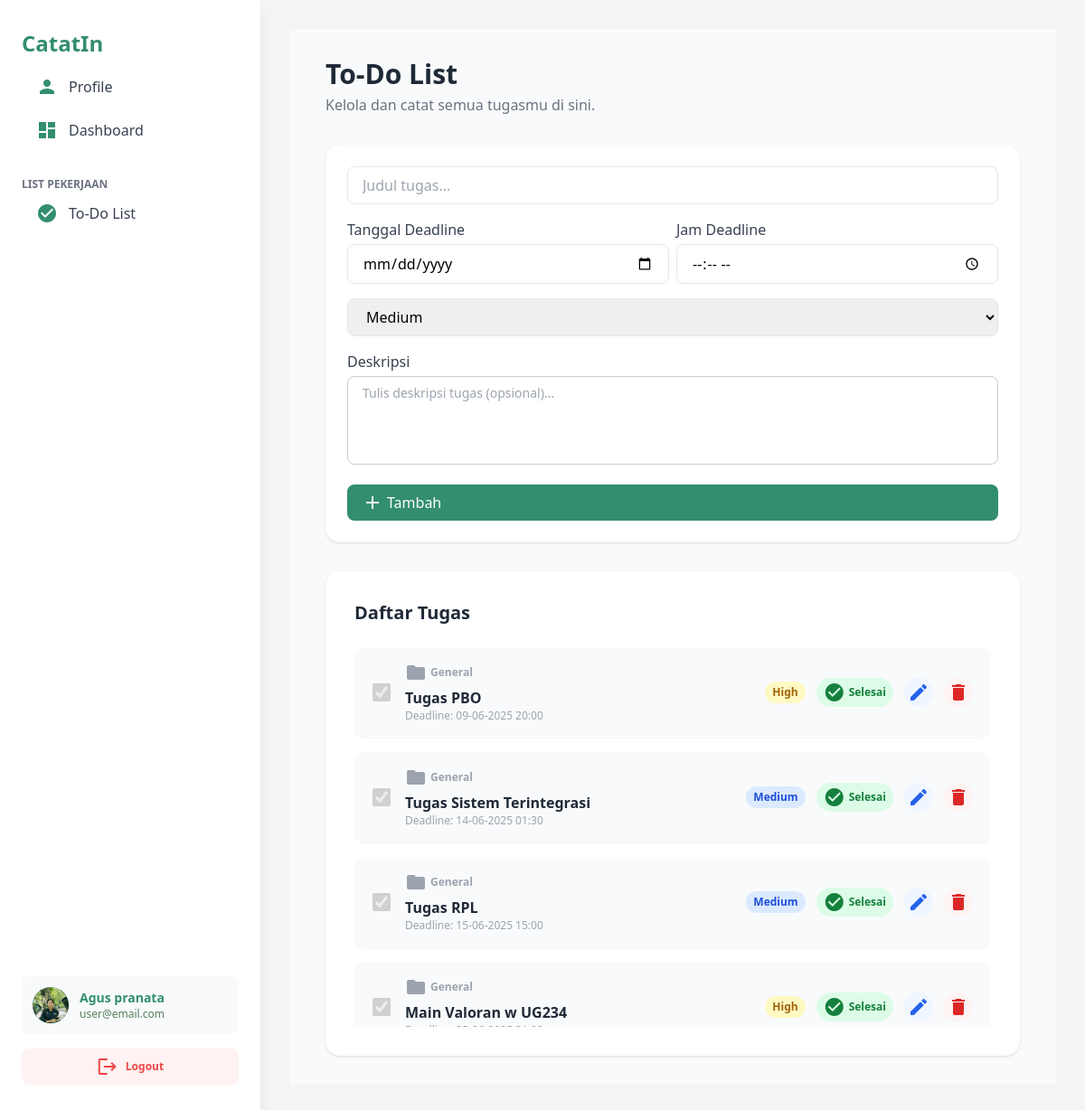
Screenshot of /add_tugas.php (signed in) with the database file from the repository.
### tables this page shows
CREATE TABLE `users` (
  `id_user` int(11) NOT NULL,
  `nama` varchar(100) NOT NULL,
  `username` varchar(50) NOT NULL,
  `avatar` varchar(255) NOT NULL,
  `email` varchar(100) NOT NULL,
  `password` varchar(255) NOT NULL,
  `tanggal_daftar` timestamp NOT NULL DEFAULT current_timestamp()
);

CREATE TABLE `tugas` (
  `id_tugas` int(11) NOT NULL,
  `id_user` int(11) NOT NULL,
  `nama_tugas` varchar(255) NOT NULL,
  `deskripsi` text NOT NULL,
  `status_tugas` enum('belum','selesai') DEFAULT 'belum',
  `tanggal_dibuat` timestamp NOT NULL DEFAULT current_timestamp(),
  `tanggal_deadline` datetime DEFAULT NULL,
  `prioritas` varchar(10) DEFAULT NULL
);

### add_tugas.php (the view, shortened to what this page needs)
<?php
require_once 'includes/auth.php';
$id_user = $_SESSION['id_user'];
$query = "SELECT * FROM tugas WHERE id_user = ? ORDER BY tanggal_deadline ASC";
$stmt = $koneksi->prepare($query);
$stmt->bind_param('i', $id_user);
$stmt->execute();
$result = $stmt->get_result();
$tugas = $result->fetch_all(MYSQLI_ASSOC);
?>
<!DOCTYPE html>
<html lang="id">
<head>
    <script src="https://cdn.tailwindcss.com"></script>
</head>
<body class="bg-gray-100">
    <?php include 'includes/header.php'; ?>
    <main class="flex-1 px-2 md:px-10 py-8 bg-gray-50">
        <div class="mb-8">
            <h2 class="text-3xl font-bold text-gray-800 mb-1">To-Do List</h2>
            <p class="text-gray-500 text-base">Kelola dan catat semua tugasmu di sini.</p>
        </div>
        <div class="bg-white rounded-2xl shadow p-6 mb-8 w-full max-w-7xl">
            <form method="POST" class="flex flex-col gap-4">
                <input type="text" name="judul" required placeholder="Judul tugas..."
                    class="px-4 py-2 border rounded-lg focus:outline-none focus:ring-2 focus:ring-indigo-200" />
                <div class="flex gap-2 flex-col md:flex-row w-full">
                    <div class="flex-1">
                        <label class="block text-gray-700 mb-1">Tanggal Deadline</label>
                        <input type="date" name="tanggal" required
                            class="w-full px-4 py-2 border rounded-lg focus:outline-none focus:ring-2 focus:ring-indigo-200" />
                    </div>
                    <div class="flex-1">
                        <label class="block text-gray-700 mb-1">Jam Deadline</label>
                        <input type="time" name="jam" required
                            class="w-full px-4 py-2 border rounded-lg focus:outline-none focus:ring-2 focus:ring-indigo-200" />
                    </div>
                </div>
                <select name="prioritas"
                    class="px-4 py-2 border rounded-lg focus:outline-none focus:ring-2 focus:ring-indigo-200">
                    <option value="medium" selected>Medium</option>
                </select>
                <div>
                    <label class="block text-gray-700 mb-1">Deskripsi</label>
                    <textarea name="deskripsi"
                        class="w-full px-4 py-2 text-sm rounded-lg border border-[#ccc] focus:outline-none focus:ring-2 focus:ring-[#00704a] resize-none"
                        placeholder="Tulis deskripsi tugas (opsional)..." rows="4"><?php echo isset($_POST['deskripsi']) ? htmlspecialchars($_POST['deskripsi']) : ''; ?></textarea>
                </div>
                <button type="submit"
                    class="flex items-center gap-1 bg-[#328E6E] text-white px-4 py-2 rounded-lg hover:bg-[#256d52] transition">
                    <span class="material-icons text-base">add</span> Tambah
                </button>
            </form>
        </div>
        <div class="bg-white rounded-2xl shadow p-8 w-full max-w-full">
            <div class="flex items-center justify-between mb-6">
                <h3 class="text-xl font-bold text-gray-800">Daftar Tugas</h3>
            </div>
            <div class="overflow-y-auto" style="max-height: 420px;">
                <?php if (count($tugas) === 0): ?>
                    <div class="text-center text-gray-400 py-10">Belum ada tugas.</div>
                <?php else: ?>
                    <ul class="space-y-4 w-full">
                        <?php foreach ($tugas as $tugas): ?>
                            <li
                                class="flex items-center justify-between bg-gray-50 hover:bg-gray-100 rounded-xl px-5 py-4 shadow-sm transition w-full">
                                <div class="flex items-center gap-4">
                                    <input type="checkbox" class="form-checkbox h-5 w-5 text-[#328E6E] rounded" <?php if ($tugas['status_tugas'] === 'selesai')
                                        echo 'checked disabled'; ?> />
                                    <div>
                                        <div class="text-xs text-gray-400 mb-1 font-semibold flex items-center gap-1">
                                            <span class="material-icons text-sm align-middle">folder</span>
                                            <?php echo htmlspecialchars($tugas['list'] ?? 'General'); ?>
                                        </div>
                                        <div class="font-semibold text-gray-800">
                                            <?php echo htmlspecialchars($tugas['nama_tugas']); ?>
                                        </div>
                                        <div class="text-xs text-gray-400">Deadline:
                                            <?php
                                            $deadline = date('d-m-Y H:i', strtotime($tugas['tanggal_deadline']));
                                            echo htmlspecialchars($deadline);
                                            ?>
                                        </div>
                                    </div>
                                </div>
                                <div class="flex items-center gap-3">
                                    <?php
                                    $prioritas = isset($tugas['prioritas']) ? strtolower($tugas['prioritas']) : 'medium';
                                    $badge = [
                                        'high' => ['bg' => 'bg-yellow-100', 'text' => 'text-yellow-700', 'label' => 'High'],
                                        'medium' => ['bg' => 'bg-blue-100', 'text' => 'text-blue-700', 'label' => 'Medium'],
                                        'low' => ['bg' => 'bg-green-100', 'text' => 'text-green-700', 'label' => 'Low'],
                                    ];
                                    $b = $badge[$prioritas] ?? $badge['medium'];
                                    ?>
                                    <span
                                        class="inline-flex items-center px-2 py-1 rounded-full text-xs font-semibold <?php echo $b['bg'] . ' ' . $b['text']; ?>">
                                        <?php echo $b['label']; ?>
                                    </span>
                                    <?php if ($tugas['status_tugas'] === 'selesai'): ?>
                                        <span
                                            class="inline-flex items-center px-2 py-1 rounded-full text-xs font-semibold bg-green-100 text-green-700">
                                            <span class="material-icons text-sm mr-1">check_circle</span> Selesai
                                        </span>
                                    <?php endif; ?>
                                    <a href="edit_tugas.php?id=<?php echo $tugas['id_tugas']; ?>"
                                        class="inline-flex items-center justify-center w-8 h-8 rounded-full bg-blue-50 text-blue-600 hover:bg-blue-100 transition"
                                        title="Edit">
                                        <span class="material-icons text-base">edit</span>
                                    </a>
                                    <a href="hapus_tugas.php?id=<?php echo $tugas['id_tugas']; ?>"
                                        onclick="return confirm('Yakin ingin menghapus tugas ini?')"
                                        class="inline-flex items-center justify-center w-8 h-8 rounded-full bg-red-50 text-red-600 hover:bg-red-100 transition"
                                        title="Hapus">
                                        <span class="material-icons text-base">delete</span>
                                    </a>
                                </div>
                            </li>
                        <?php endforeach; ?>
                    </ul>
                <?php endif; ?>
            </div>
        </div>
    </main>
</body>
</html>

### includes/header.php (shortened to what this page needs)
<?php
$nama_user = isset($_SESSION['nama']) ? $_SESSION['nama'] : 'Pengguna';
$email_user = isset($_SESSION['email']) ? $_SESSION['email'] : 'user@email.com';
$avatar = 'styles/assets/default-avatar.png';
if (isset($_SESSION['id_user'])) {
    require_once 'includes/koneksi.php';
    $id_user = $_SESSION['id_user'];
    $stmt = $koneksi->prepare("SELECT avatar FROM users WHERE id_user=?");
    $stmt->bind_param('i', $id_user);
    $stmt->execute();
    $result = $stmt->get_result();
    if ($row = $result->fetch_assoc()) {
        if (!empty($row['avatar']) && file_exists('uploads/' . $row['avatar'])) {
            $avatar = 'uploads/' . $row['avatar'];
        }
    }
}
?>
<!DOCTYPE html>
<html lang="id">
<head>
    <script src="https://cdn.tailwindcss.com"></script>
</head>
<body class="bg-gray-100">
<div class="flex min-h-screen">
    <aside class="w-72 bg-white shadow-lg flex flex-col justify-between py-8 px-6">
        <div>
            <div class="flex items-center mb-3">
                <span class="font-bold text-2xl text-[#328E6E]">CatatIn</span>
            </div>
             <nav class="space-y-2 mb-8">
                <a href="profil.php" class="flex items-center py-2 px-4 rounded-lg hover:bg-indigo-50 font-medium text-gray-700 transition">
                    <span class="material-icons mr-3 text-[#328E6E]">person</span> Profile
                </a>
            <nav class="space-y-2 mb-2">
                <a href="dashboard.php" class="flex items-center py-2 px-4 rounded-lg hover:bg-indigo-50 font-medium text-gray-700 transition">
                    <span class="material-icons mr-3 text-[#328E6E]">dashboard</span> Dashboard
                </a>
            </nav>
            </nav>
            <div>
                <span class="text-gray-500 font-semibold text-xs mb-1 block">LIST PEKERJAAN</span>
                <div class="flex flex-col gap-1">
                     <a href="add_tugas.php" class="flex items-center py-2 px-4 rounded-lg hover:bg-indigo-50 font-medium text-gray-700 transition">
                    <span class="material-icons mr-3 text-[#328E6E]">check_circle</span> To-Do List
                </a>
                </div>
            </div>
        </div>
        <div class="mt-10">
            <a href="profil.php" class="flex items-center space-x-3 p-3 rounded-lg bg-gray-50 hover:bg-indigo-100 transition">
                <div class="w-10 h-10 rounded-full bg-[#328E6E] flex items-center justify-center text-[#E1EEBC] font-bold text-lg overflow-hidden">
                    <img src="<?php echo $avatar; ?>" alt="Avatar" class="w-10 h-10 object-cover rounded-full">
                </div>
                <div>
                    <span class="block font-semibold text-[#328E6E] text-sm"><?php echo htmlspecialchars($nama_user); ?></span>
                    <span class="block text-xs text-[#537D5D]"><?php echo htmlspecialchars($email_user); ?></span>
                </div>
            </a>
            <a href="logout.php" class="flex items-center gap-2 mt-4 px-4 py-2 rounded-lg bg-red-50 text-red-500 hover:bg-red-100 text-xs font-semibold transition w-full justify-center">
                <span class="material-icons text-base">logout</span>
                Logout
            </a>
        </div>
    </aside>
    <main class="flex-1 p-8">

### rows the page displays
users: avatar (picture)
tugas: status_tugas "☑", list "General", nama_tugas "Tugas PBO", tanggal_deadline "09-06-2025 20:00", prioritas "High", shows "Selesai"
tugas: status_tugas "☑", list "General", nama_tugas "Tugas Sistem Terintegrasi", tanggal_deadline "14-06-2025 01:30", prioritas "Medium", shows "Selesai"
tugas: status_tugas "☑", list "General", nama_tugas "Tugas RPL", tanggal_deadline "15-06-2025 15:00", prioritas "Medium", shows "Selesai"
tugas: status_tugas "☑", list "General", nama_tugas "Main Valoran w UG234", prioritas "High", shows "Selesai"

### other values shown
$nama_user "Agus pranata"
$email_user "user@email.com"
